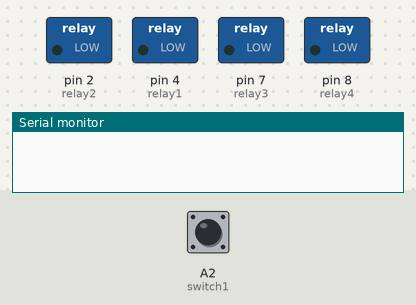
Simulated run of this sketch. Board: Arduino Uno, built with avr-gcc and run on an emulated ATmega328P. Parts: switched loads named in the sketch (green lamp = pin HIGH), the last lines printed to the serial monitor. The test bench sets the inputs (shaded band); at power-on: A2 (switch1) HIGH.

Above: at 1.2 s.
1.3 s: A2 (switch1) pulled LOW for 0.15 s
2.9 s: A2 (switch1) pulled LOW for 1 s
At 3.9 s:
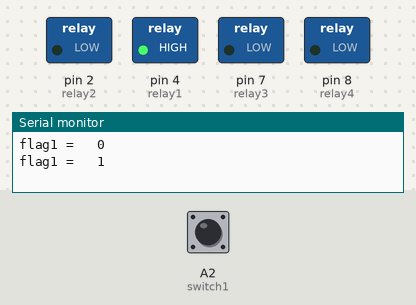
5.4 s: A2 (switch1) pulled LOW for 3.2 s
At 5.8 s:
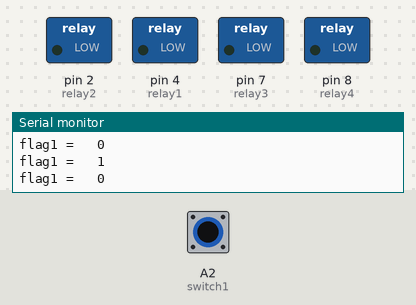
Timing chart, 0 to 8.4 s (numbered marks = the images above; inputs shaded):
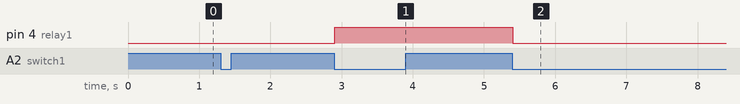

Measured:
- after the input at 2.9 s, pin 4 (relay1): LOW → HIGH at once
- after the input at 5.4 s, pin 4 (relay1): HIGH → LOW at once

The sketch:

4Channel_Relay_4PushButtons.ino
```cpp
// Using a push button switch for stay-on/stay-off push button .
// A very difficult way to turn on lights with a button


int switch1 = A2; // connect a push button switch between this pin and ground
int relay1 = 4; // relay1=outside lights,
boolean flag1 = true;

int switch2 = A3; // connect a push button switch between this pin and ground
int relay2 = 2; // relay2 inside light1,
boolean flag2 = true;

int switch3 = A1; // connect a push button switch between this pin and ground
int relay3 = 7; // relay4 inside light2,
boolean flag3 = true;

int switch4 = A5; // connect a push button switch between this pin and ground
int relay4 = 8; // relay4 inside light4,
boolean flag4 = true;

void setup()
{
  pinMode(relay1,OUTPUT); // this pin controlled by flipflop() function
  pinMode (switch1,INPUT_PULLUP); // keeps pin HIGH via internal pullup resistor unless brought LOW with switch

  pinMode(relay2,OUTPUT); // this pin controlled by flipflop() function
  pinMode (switch2,INPUT_PULLUP); // keeps pin HIGH via internal pullup resistor unless brought LOW with switch

  pinMode(relay3,OUTPUT); // this pin controlled by flipflop() function
  pinMode (switch3,INPUT_PULLUP); // keeps pin HIGH via internal pullup resistor unless brought LOW with switch

  pinMode(relay4,OUTPUT); // this pin controlled by flipflop() function
  pinMode (switch4,INPUT_PULLUP); // keeps pin HIGH via internal pullup resistor unless brought LOW with switch


  Serial.begin(9600); // just for debugging, not needed.
}

void loop()
{
  if (digitalRead(switch1)==LOW){ // check the state of switch1(Button1) every time we run through the main loop
  delay(5); // I don't REALLY know why this delay helps, but it does.

    flipflop(); // hops out of main loop and runs the flipflop function
 // end of check for button press.
}


  // other sketch code here

} // end of main loop.

void flipflop() //funtion flipflop
{


  flag1=!flag1;  // since we are here, the switch was pressed So FLIP the boolian "flag" state (we don't even care if switch was released yet)
  Serial.print("flag1 =   " );   Serial.println(flag1);   // not needed, but may help to see what's happening.

  if (flag1 == HIGH){  // Use the value of the flag var to change the state of the pin
    digitalWrite(relay1,HIGH ); // if the flag var is HIGH turn the pin on
  }
  if (flag1 == LOW) {
    digitalWrite(relay1,LOW); // if the flag var is LOW turn the pin off
  }


while (digitalRead(switch1)==LOW) // for "slow" button release, keeps us in the function until button is pressed again
  // If you take out this "while" the function becomes a flipflop oscillator if the button is held down.
  delay(50); // OPTIONAL - play with this value.  It is probably short enough to not cause problems. deals with very quick switch press.

}
```
